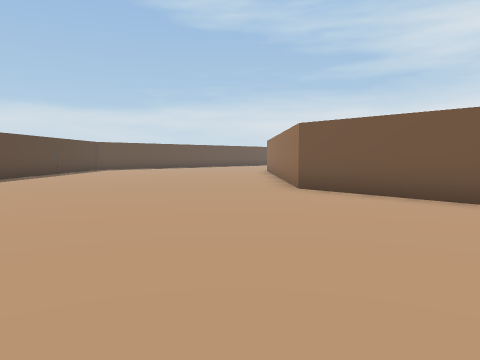
view 1 (above)

16 first-person views from a walk through a 3-D level made in the Unity game engine. The camera is 1.5 m above the floor, tilts 4° down and sees 70° across. The floor is counted in squares, 2 m on a side. Each view is taken from the middle of a square. On the plan, view 1 faces up. The plan holds only what a view shows up to about 11 squares ahead; the rest is blank. The place goes on beyond the plan. Door leaves are left out, so doorways stand open.

view 2
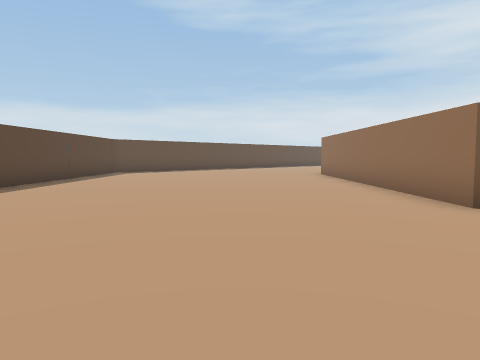

view 3
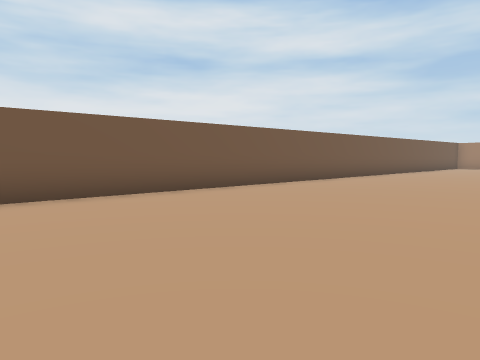

view 4
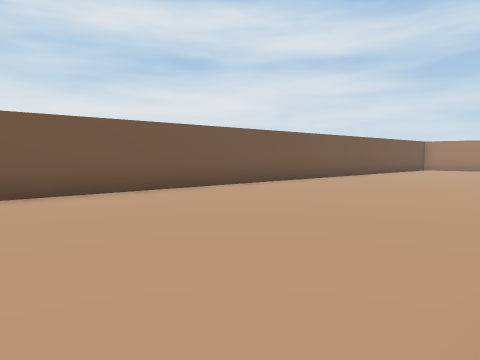

view 5
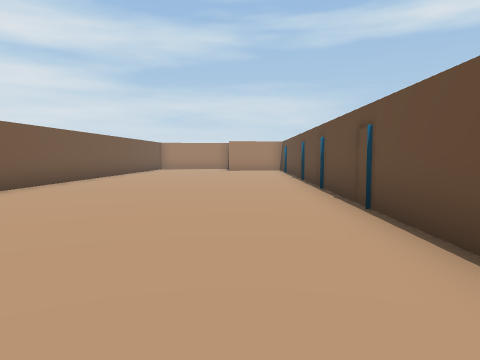

view 6
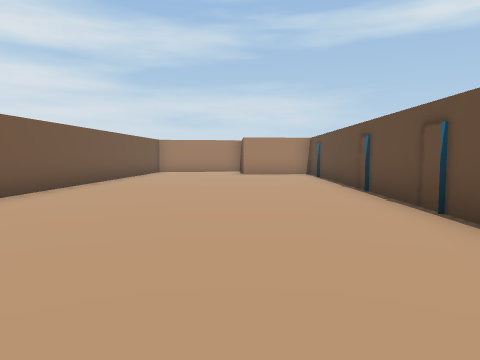

view 7
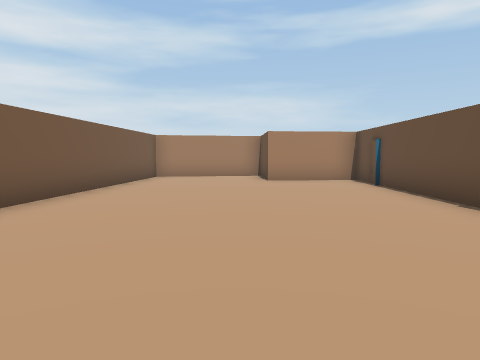

view 8
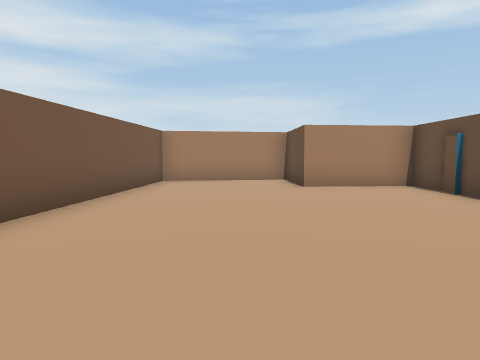

view 9
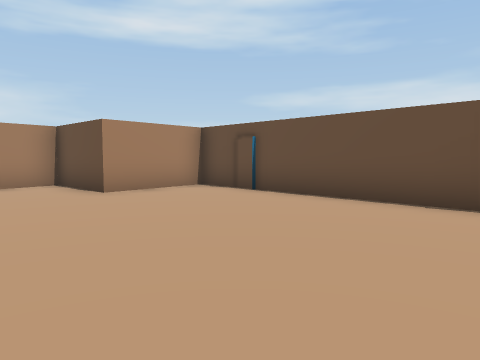

view 10
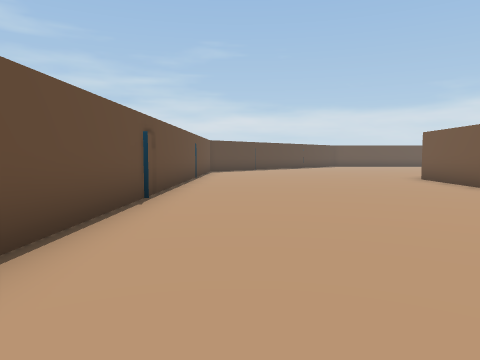

view 11
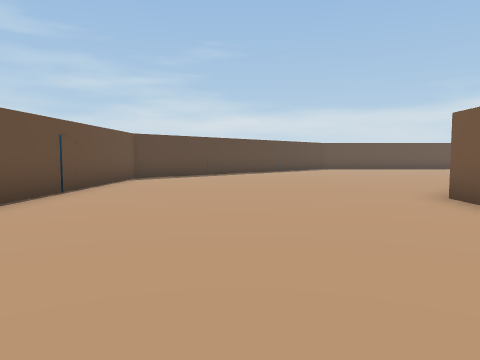

view 12
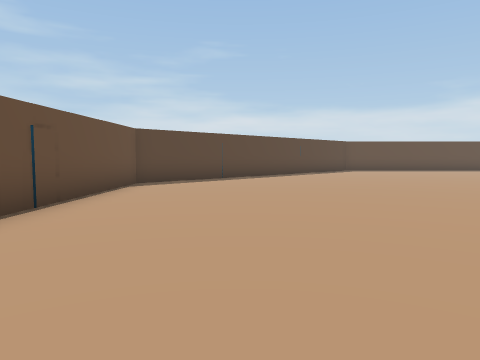

view 13
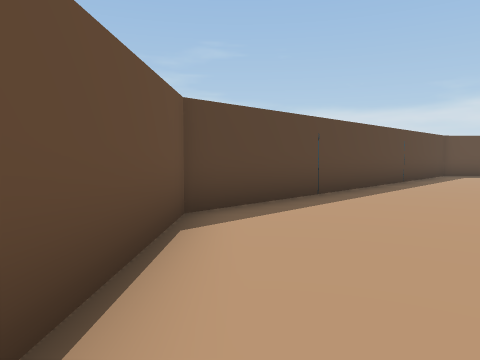

view 14
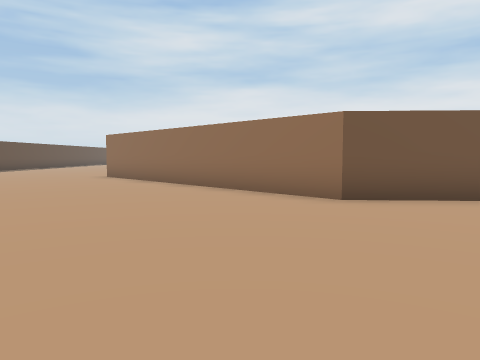

view 15
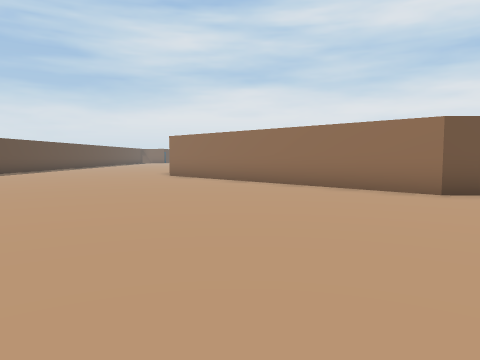

view 16
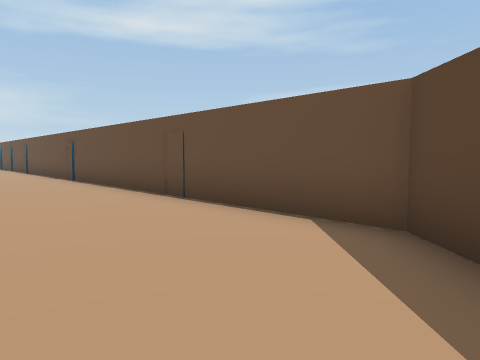

### Floor plan
Points are (right, up) in squares from view 1. A wall is a line through its corners. A room is listed if a view was taken in it or the views show most of it. See-through windows are left out.
Room 1 (views 1, 2, 3, 4, 5, 6, 7, 8, 9, 10, 11, 12, 13, 14, 15, 16)
walls: (-7.7, 14.5) (-7.7, 6.6) (12, -14.1) (13.8, -12) (15.7, -13.8) (17.9, -10.6) (1.4, 7.9) (1.4, 14.5)

Where each view was taken, in squares from view 1:
view 1: 0 up, 0 right, facing up
view 2: 3 up, 2 left, facing up
view 3: 2 up, 2 left, facing right
view 4: 1 down, 0 right, facing right
view 5: 0 up, 1 right, facing down-right
view 6: 2 down, 4 right, facing down-right
view 7: 4 down, 7 right, facing down-right
view 8: 5 down, 9 right, facing down-right
view 9: 5 down, 11 right, facing down
view 10: 4 down, 5 right, facing up-left
view 11: 1 up, 3 right, facing up-left
view 12: 2 up, 1 right, facing up-left
view 13: 4 up, 4 left, facing up-left
view 14: 5 up, 4 left, facing up-right
view 15: 6 up, 6 left, facing up-right
view 16: 10 up, 6 left, facing down
